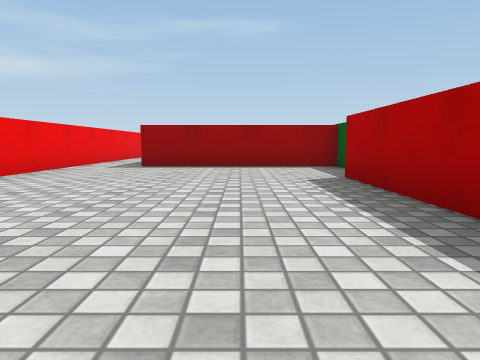
view 1 (above)

24 first-person views from a walk through a 3-D level made in the Unity game engine. The camera is 0.52 m above the floor, tilts 6° down and sees 70° across. Doors are open. The floor is counted in squares, 1 m on a side. Each view is taken from the middle of a square. On the plan, view 1 faces up. The plan holds only what a view shows up to about 9 squares ahead; the rest is blank. The place goes on beyond the plan. Surface patterns are stand-ins for the level's own textures.

view 2
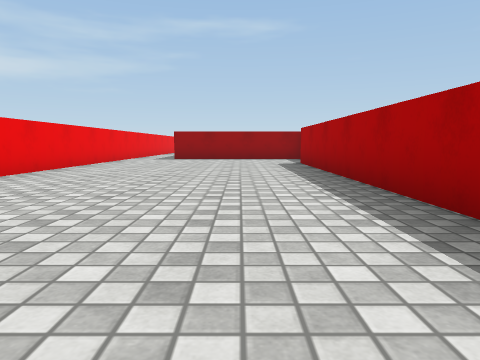

view 3
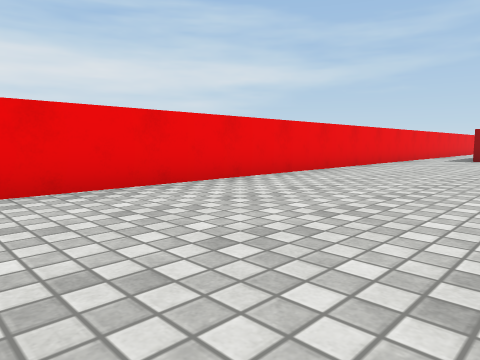

view 4
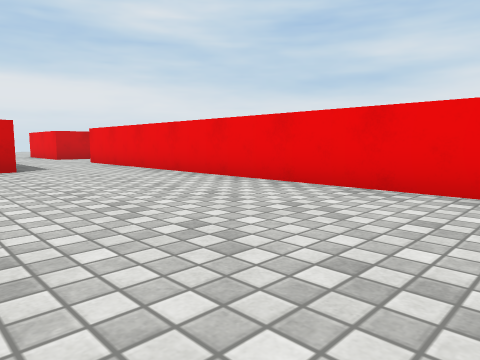

view 5
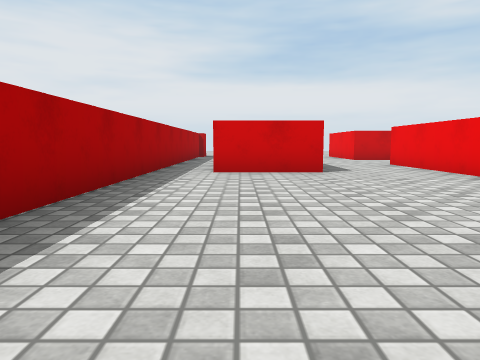

view 6
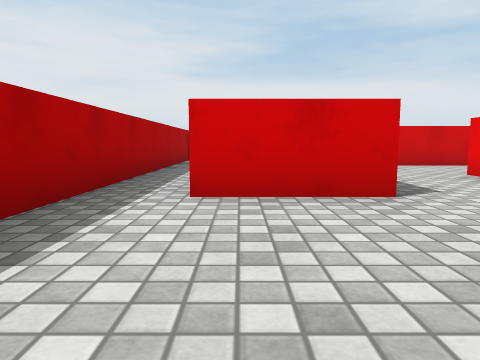

view 7
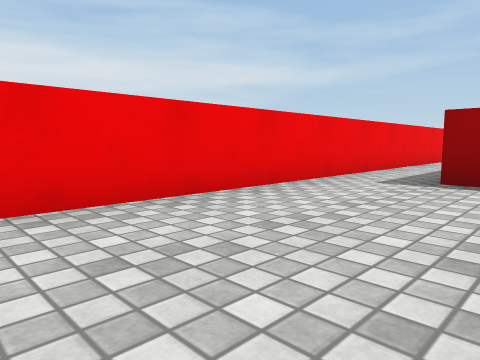

view 8
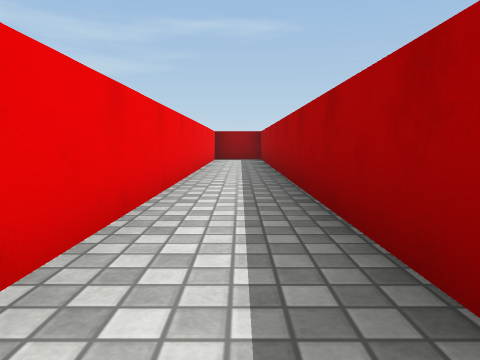

view 9
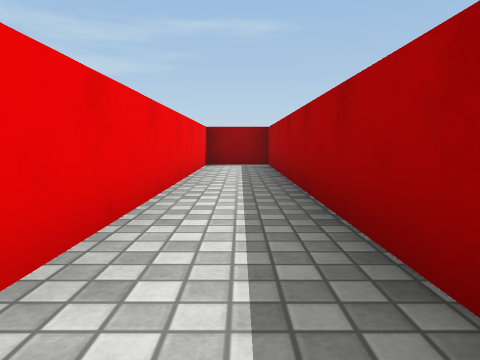

view 10
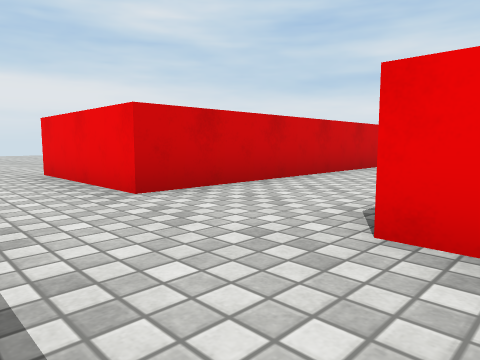

view 11
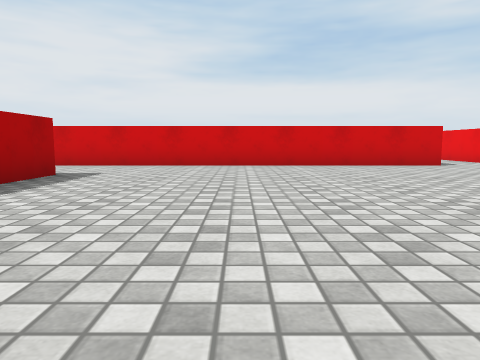

view 12
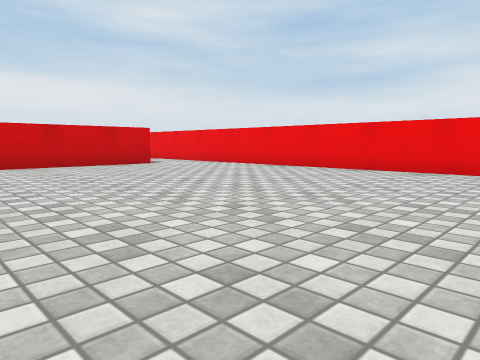

view 13
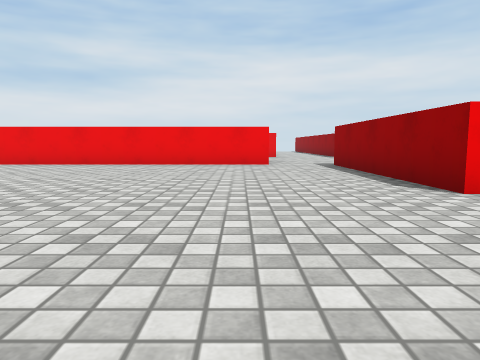

view 14
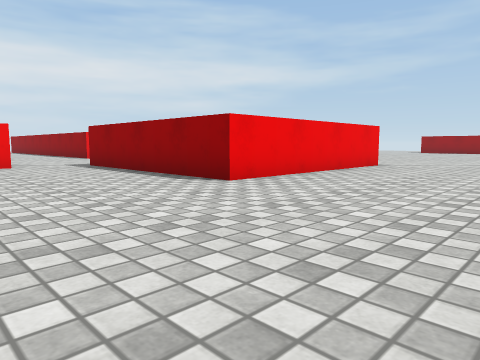

view 15
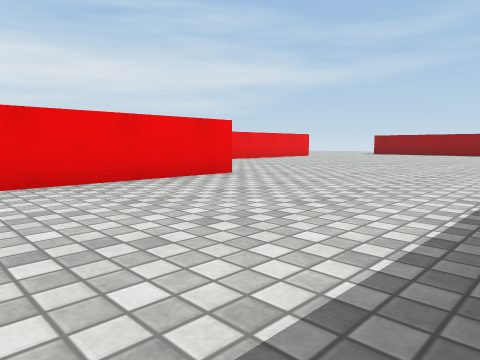

view 16
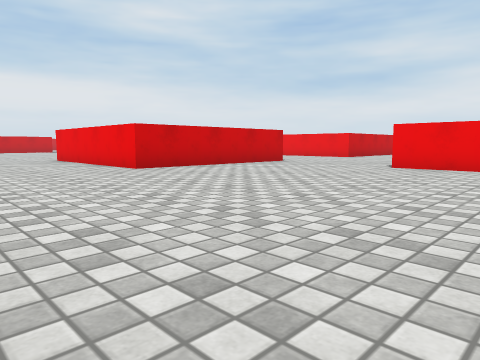

view 17
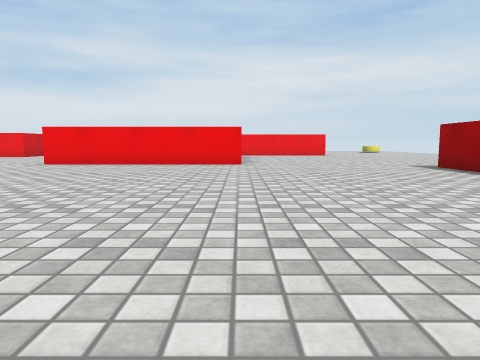

view 18
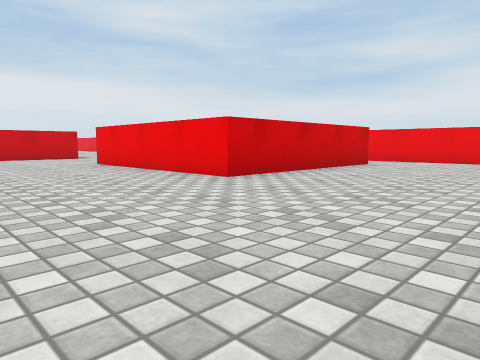

view 19
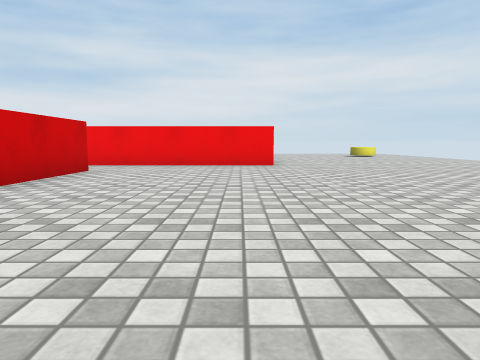

view 20
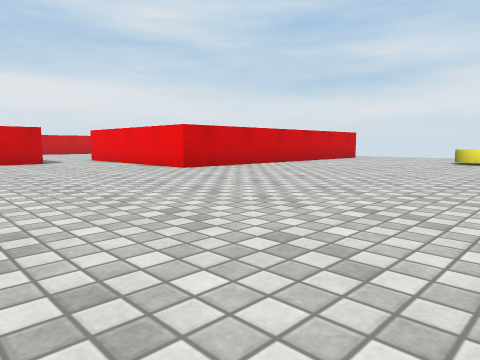

view 21
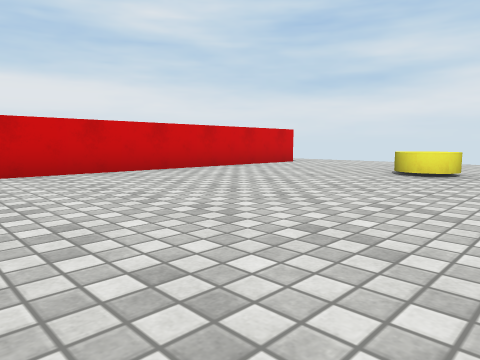

view 22
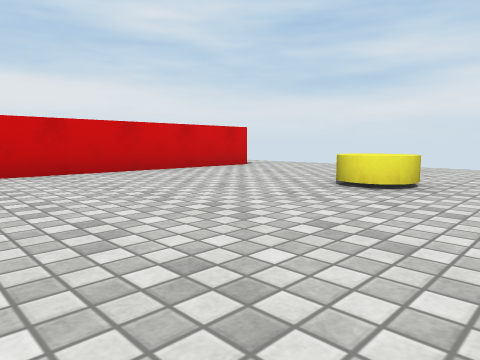

view 23
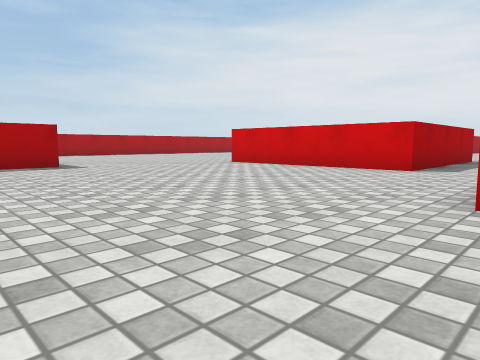

view 24
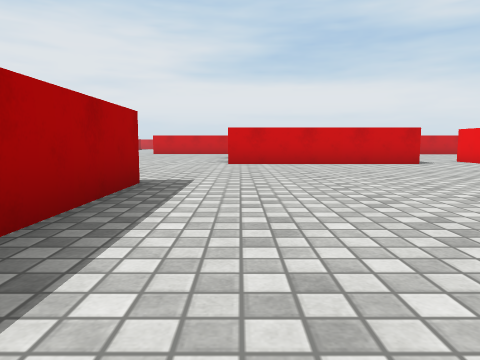

### Floor plan
Points are (right, up) in squares from view 1. A wall is a line through its corners. A room is listed if a view was taken in it or the views show most of it. See-through windows are left out.
Room 1 (views 1, 2, 3, 4, 5, 6, 7, 8, 9)
walls: (1.7, -1.8) (1.7, 5.5); (2.3, 7.2) (2.3, 7.9) (-2.4, 7.9); (-2.3, 8.9) (-2.3, 19.7) (-3.8, 19.7) (-3.8, -7.4); (-1.6, -7.3) (0.5, -7.3); (1.7, -7.6) (1.7, -3.2)
ways out: opening at (-2.5, -8.5) to room 2; opening at (1, -8)
Room 2 (views 10, 11, 12, 13, 14, 15, 16, 17, 18, 19, 20, 21, 22, 23, 24)
walls: (-13.2, 4.3) (-10.5, 4.3) (-10.5, -0.7) (-14.4, -0.7); (-19.7, 11.6) (-19.7, 13) (-14.7, 13) (-14.7, 8); (-12.2, 17.4) (-13.7, 17.4) (-13.7, 20.1); (-15.7, -2.2) (-15.7, -10.1); (-29.5, 16.8) (-21.4, 16.8) (-21.4, 12.2); (-3.8, -7.4) (-3.8, -9.9); (-5.9, -9.9) (-5.9, -8.4); (-13.9, -12.3) (-3.8, -12.3)
ways out: opening at (-2.5, -8.5) to room 1; opening at (-30.5, 17.5); opening at (-20.5, 12.5); opening at (-14.5, -11.5); opening at (-14.5, -1.5); opening at (-13.3, 6); opening at (-2.5, -12)
objects: other object (-27, 21)

Positions as (right, up) in squares from view 1, and headings:
1: (0, 0), facing up
2: (0, -4), facing up
3: (0, -4), facing up-left
4: (0, 0), facing down-left
5: (0, -1), facing down
6: (0, -4), facing down
7: (-1, 3), facing up-left
8: (-3, 8), facing up
9: (-3, 11), facing up
10: (-2, -9), facing down-left
11: (-9, -4), facing down
12: (-9, -4), facing down-left
13: (-7, -3), facing left
14: (-7, -4), facing up-left
15: (-6, 0), facing up-left
16: (-7, 11), facing down-left
17: (-6, 13), facing left
18: (-11, 17), facing down-left
19: (-13, 16), facing left
20: (-17, 23), facing down-left
21: (-21, 23), facing down-left
22: (-23, 23), facing down-left
23: (-22, 20), facing down-right
24: (-15, 22), facing down
